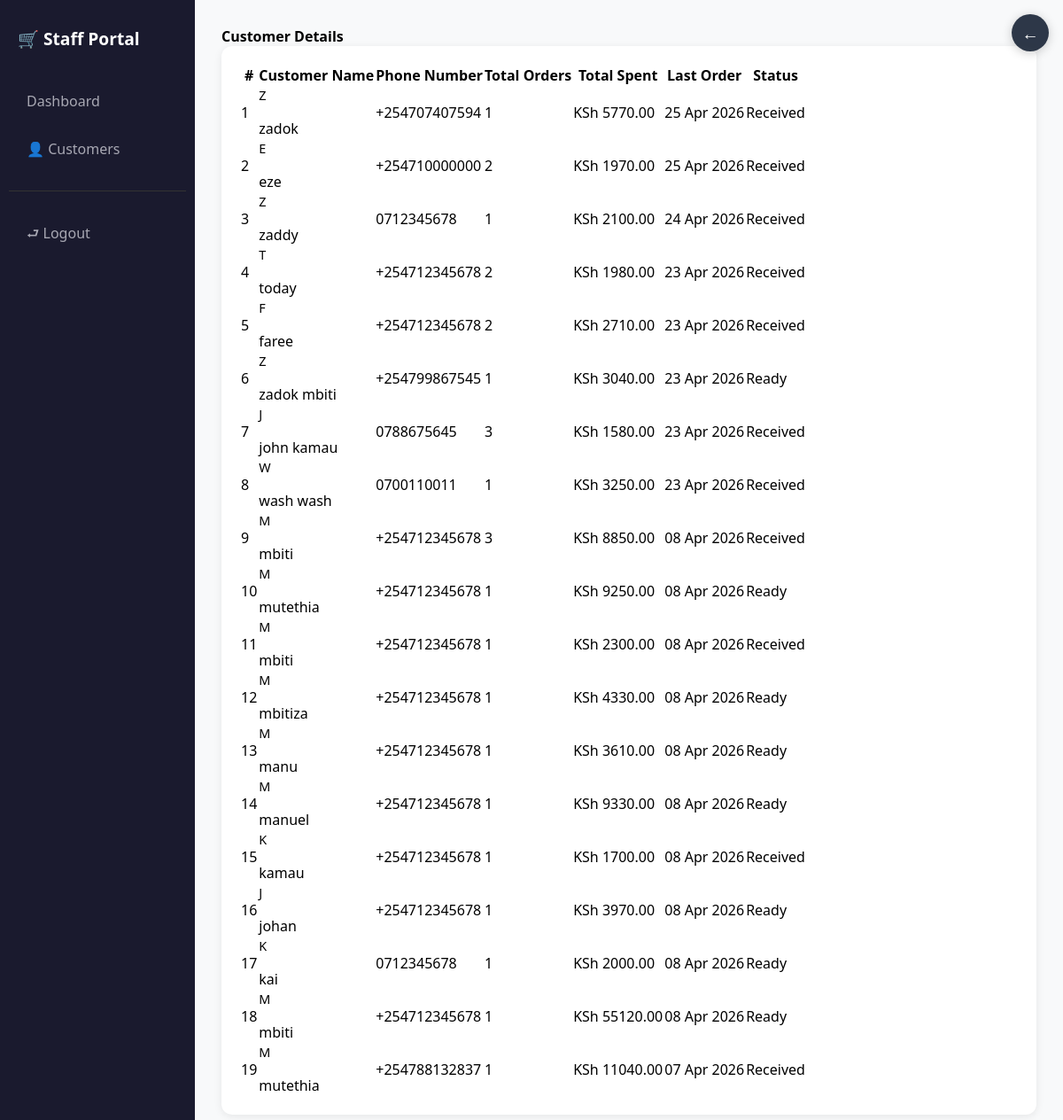
The page /staff/customers/ (signed in) on the database as committed earlier.
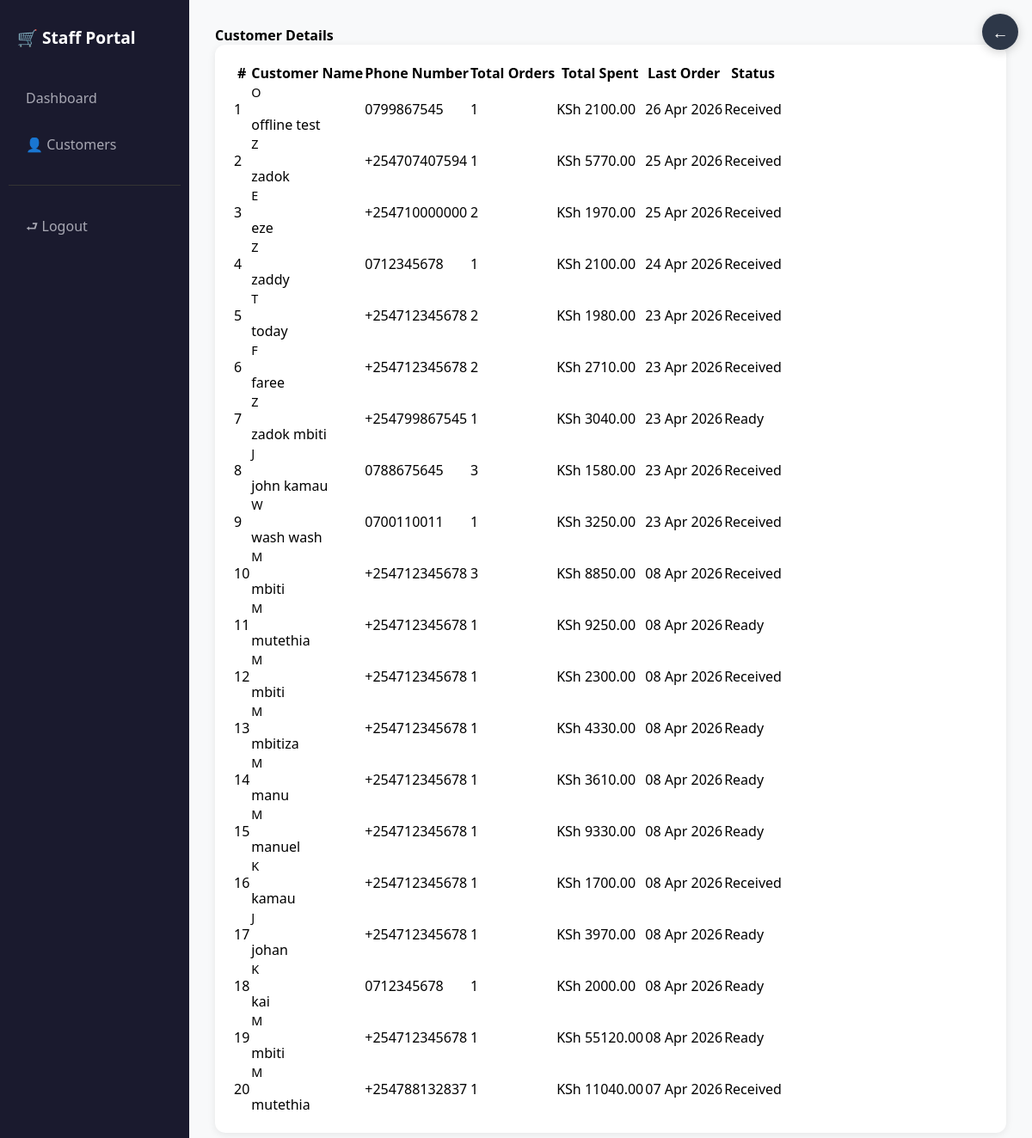
The same page on the database as committed later.
### orders/models.py (models this page shows, shortened)
class Order(models.Model):
    STATUS_CHOICES = (
        ('received', 'Received'),
        ('washing', 'Washing'),
        ('drying', 'Drying'),
        ('ready', 'Ready for Pickup'),
        ('delivered', 'Delivered'),
    )
    customer_name = models.CharField(max_length=100)
    phone_number = models.CharField(max_length=13)
    status = models.CharField(
        max_length=20,
        choices=STATUS_CHOICES,
        default='received'
    )
    created_at = models.DateTimeField(auto_now_add=True)
    def total_price(self):
        total = Decimal('0.00')
        try:
            for item in self.items.select_related('service').all():
                try:
                    total += item.total_price()
                except (InvalidOperation, TypeError, ValueError, Exception):
                    continue
        except Exception:
            return Decimal('0.00')
        return total

class OrderItem(models.Model):
    order = models.ForeignKey(
        Order,
        related_name='items',
        on_delete=models.CASCADE
    )
    service = models.ForeignKey(
        Service,
        on_delete=models.CASCADE
    )
    quantity = models.PositiveIntegerField(default=1)
    price = models.DecimalField(max_digits=20, decimal_places=2, default=0)
    def total_price(self):
        try:
            return Decimal(str(self.service.price)) * self.quantity
        except (InvalidOperation, TypeError, ValueError, AttributeError):
            return Decimal('0.00')

### services/models.py (models this page shows, shortened)
class Service(models.Model):
    name = models.CharField(max_length=100)
    description = models.TextField(default="No description")
    price = models.DecimalField(max_digits=8, decimal_places=2)

### staff/views.py (the view)
# urls.py: path('customers/', views.customer_details, name='customer_details'),
@login_required(login_url='staff_login')
def customer_details(request):
    orders = Order.objects.all().order_by('-created_at')
    return render(request, 'staff/customers.html', {'orders': orders})

### staff/templates/staff/customers.html (shortened to what this page needs)
{% extends 'staff/base.html' %}
{% block content %}
<h4 class="mb-4 fw-bold">Customer Details</h4>
<div class="card stat-card">
    <div class="card-body">
        <div class="table-responsive">
            <table class="table table-hover align-middle">
                <thead class="table-dark">
                    <tr>
                        <th>#</th>
                        <th>Customer Name</th>
                        <th>Phone Number</th>
                        <th>Total Orders</th>
                        <th>Total Spent</th>
                        <th>Last Order</th>
                        <th>Status</th>
                    </tr>
                </thead>
                <tbody>
                    {% regroup orders by customer_name as customer_list %}
                    {% for customer in customer_list %}
                    {% with last_order=customer.list|last %}
                    <tr>
                        <td>{{ forloop.counter }}</td>
                        <td>
                            <div class="d-flex align-items-center gap-2">
                                <div class="rounded-circle bg-dark text-white d-flex align-items-center
                                    justify-content-center" style="width:36px;height:36px;font-size:0.9rem;">
                                    {{ customer.grouper|first|upper }}
                                </div>
                                {{ customer.grouper }}
                            </div>
                        </td>
                        <td>{{ last_order.phone_number }}</td>
                        <td>
                            <span class="badge bg-primary rounded-pill">
                                {{ customer.list|length }}
                            </span>
                        </td>
                        <td>
                            KSh
                            {% with total=0 %}
                                {% for order in customer.list %}
                                    {% if forloop.last %}
                                        {{ order.total_price }}
                                    {% endif %}
                                {% endfor %}
                            {% endwith %}
                        </td>
                        <td>{{ last_order.created_at|date:"d M Y" }}</td>
                        <td>
                            {% if last_order.status == 'received' %}
                                <span class="badge bg-secondary">Received</span>
                            {% elif last_order.status == 'washing' %}
                                <span class="badge bg-info">Washing</span>
                            {% elif last_order.status == 'drying' %}
                                <span class="badge bg-primary">Drying</span>
                            {% elif last_order.status == 'ready' %}
                                <span class="badge bg-success">Ready</span>
                            {% elif last_order.status == 'delivered' %}
                                <span class="badge bg-dark">Delivered</span>
                            {% endif %}
                        </td>
                    </tr>
                    {% endwith %}
                    {% empty %}
                    <tr>
                        <td colspan="7" class="text-center text-muted">No customers yet.</td>
                    </tr>
                    {% endfor %}
                </tbody>
            </table>
        </div>
    </div>
</div>
{% endblock %}

Rows that differ between the two databases and show on the page:
added Order: grouper|first "O", grouper "offline test", phone_number "0799867545", total_price "2100.00", created_at "26 Apr 2026"
Other text that changed with them:
new list line: "1 1 KSh Received"
